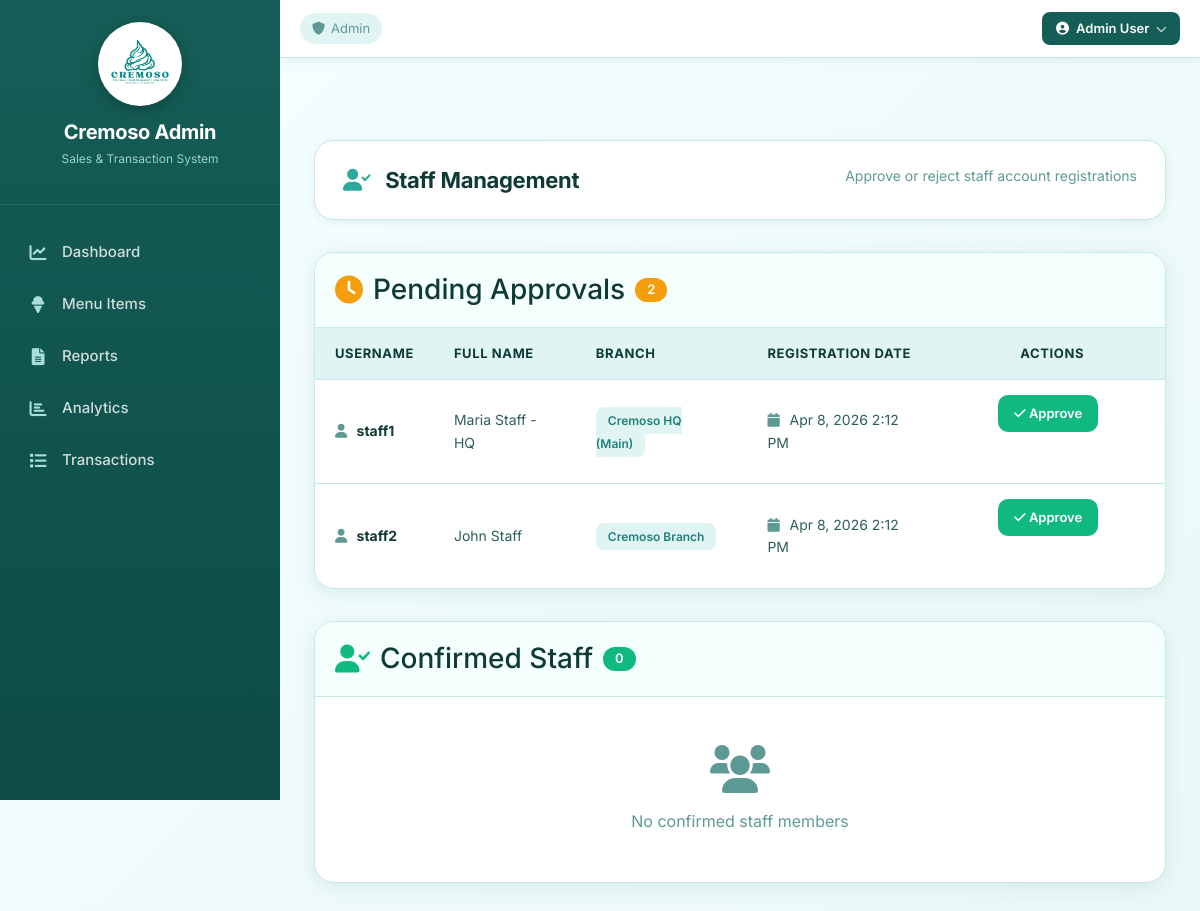
Before: /admin/staff_management.php (signed in) with the older database file.
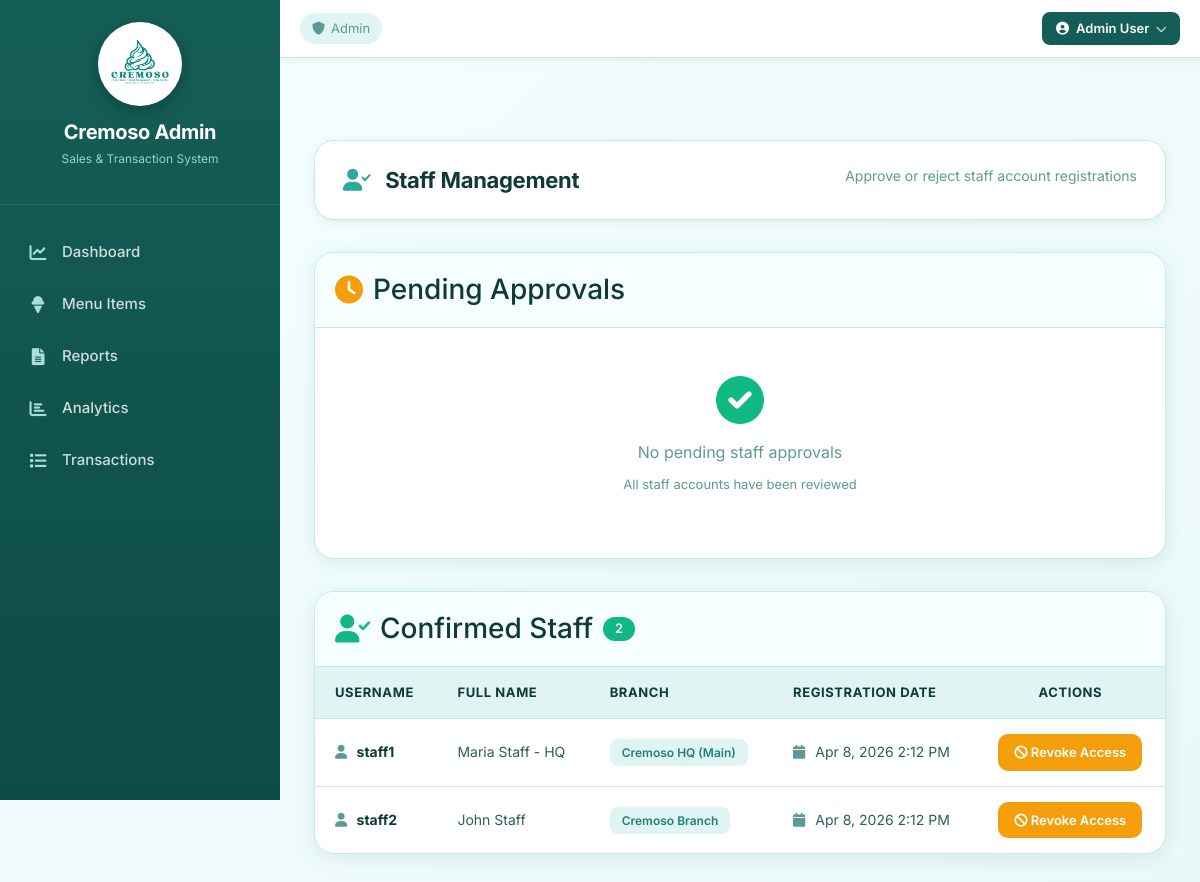
After: the same page with the newer database file.
### tables this page shows
CREATE TABLE IF NOT EXISTS users (
    user_id INT PRIMARY KEY AUTO_INCREMENT,
    username VARCHAR(50) UNIQUE NOT NULL,
    fullname VARCHAR(100) NOT NULL,
    password VARCHAR(255) NOT NULL,
    role ENUM('admin','staff') NOT NULL,
    branch_id INT NULL,
    is_confirmed BOOLEAN DEFAULT FALSE COMMENT 'Staff accounts need admin approval',
    is_active BOOLEAN DEFAULT TRUE,
    created_at TIMESTAMP DEFAULT CURRENT_TIMESTAMP,
    FOREIGN KEY (branch_id) REFERENCES branches(branch_id) ON DELETE SET NULL
);

CREATE TABLE IF NOT EXISTS branches (
    branch_id INT PRIMARY KEY AUTO_INCREMENT,
    branch_name VARCHAR(100) NOT NULL,
    location VARCHAR(255) NOT NULL,
    is_active BOOLEAN DEFAULT TRUE,
    created_at TIMESTAMP DEFAULT CURRENT_TIMESTAMP
);

### admin/staff_management.php (the view, shortened to what the changed rows need)
<?php
global $pdo;
$pendingStmt = $pdo->prepare("
    SELECT u.user_id, u.username, u.fullname, u.created_at, b.branch_name
    FROM users u
    LEFT JOIN branches b ON u.branch_id = b.branch_id
    WHERE u.role = 'staff' AND u.is_confirmed = FALSE
    ORDER BY u.created_at DESC
");
$pendingStmt->execute();
$pendingStaff = $pendingStmt->fetchAll();
$confirmedStmt = $pdo->prepare("
    SELECT u.user_id, u.username, u.fullname, u.created_at, b.branch_name
    FROM users u
    LEFT JOIN branches b ON u.branch_id = b.branch_id
    WHERE u.role = 'staff' AND u.is_confirmed = TRUE
    ORDER BY u.created_at DESC
");
$confirmedStmt->execute();
$confirmedStaff = $confirmedStmt->fetchAll();
?>
<?php include __DIR__ . '/../includes/header.php'; ?>
<div class="main-content">
    <div class="page-header">
        <h1><i class="fas fa-user-check"></i> Staff Management</h1>
    </div>
    <div class="data-table" style="margin-bottom: 32px;">
        <div style="padding: 20px; border-bottom: 1px solid var(--border); background: var(--surface);">
            <h3 style="color: var(--text-dark); margin: 0; display: flex; align-items: center; gap: 10px;">
                <i class="fas fa-clock" style="color: var(--warning);"></i>
                Pending Approvals
                <?php if (count($pendingStaff) > 0): ?>
                <span class="badge-warning" style="font-size: 13px; padding: 4px 12px; border-radius: 20px; background: var(--warning); color: white; font-weight: 600;">
                    <?= count($pendingStaff) ?>
                </span>
                <?php endif; ?>
            </h3>
        </div>
        <?php if (count($pendingStaff) > 0): ?>
        <table>
            <thead>
                <tr>
                    <th>Username</th>
                    <th>Full Name</th>
                    <th>Branch</th>
                    <th>Registration Date</th>
                    <th style="text-align: center;">Actions</th>
                </tr>
            </thead>
            <tbody>
                <?php foreach ($pendingStaff as $staff): ?>
                <tr>
                    <td>
                        <strong style="color: var(--text-dark);">
                            <i class="fas fa-user" style="color: var(--text-muted); margin-right: 6px;"></i>
                            <?= htmlspecialchars($staff['username']) ?>
                        </strong>
                    </td>
                    <td><?= htmlspecialchars($staff['fullname']) ?></td>
                    <td>
                        <span class="badge-info">
                            <?= htmlspecialchars($staff['branch_name']) ?>
                        </span>
                    </td>
                    <td>
                        <i class="fas fa-calendar" style="color: var(--text-muted); margin-right: 6px;"></i>
                        <?= date('M j, Y g:i A', strtotime($staff['created_at'])) ?>
                    </td>
                    <td style="text-align: center;">
                        <form method="POST" style="display: inline-block; margin-right: 8px;">
                            <button type="submit" name="confirm_staff" class="btn-success"
                                    onclick="return confirm('Confirm this staff account?')"
                                    style="padding: 8px 16px; font-size: 13px;">
                                <i class="fas fa-check"></i> Approve
                            </button>
                        </form>
                        <form method="POST" style="display: inline-block;">
                            <button type="submit" name="reject_staff" class="btn-danger"
                                    onclick="return confirm('Reject and delete this staff account? This action cannot be undone.')"
                                    style="padding: 8px 16px; font-size: 13px;">
                                <i class="fas fa-times"></i> Reject
                            </button>
                        </form>
                    </td>
                </tr>
                <?php endforeach; ?>
            </tbody>
        </table>
        <?php else: ?>
        <div style="padding: 48px 20px; text-align: center; color: var(--text-muted);">
            <i class="fas fa-check-circle" style="font-size: 48px; color: var(--success); margin-bottom: 16px;"></i>
            <p style="font-size: 16px; margin: 0;">No pending staff approvals</p>
            <p style="font-size: 13px; margin-top: 8px;">All staff accounts have been reviewed</p>
        </div>
        <?php endif; ?>
    </div>
    <div class="data-table">
        <div style="padding: 20px; border-bottom: 1px solid var(--border); background: var(--surface);">
            <h3 style="color: var(--text-dark); margin: 0; display: flex; align-items: center; gap: 10px;">
                <i class="fas fa-user-check" style="color: var(--success);"></i>
                Confirmed Staff
                <span class="badge-success" style="font-size: 13px; padding: 4px 12px; border-radius: 20px; background: var(--success); color: white; font-weight: 600;">
                    <?= count($confirmedStaff) ?>
                </span>
            </h3>
        </div>
        <?php if (count($confirmedStaff) > 0): ?>
        <table>
            <thead>
                <tr>
                    <th>Username</th>
                    <th>Full Name</th>
                    <th>Branch</th>
                    <th>Registration Date</th>
                    <th style="text-align: center;">Actions</th>
                </tr>
            </thead>
            <tbody>
                <?php foreach ($confirmedStaff as $staff): ?>
                <tr>
                    <td>
                        <strong style="color: var(--text-dark);">
                            <i class="fas fa-user" style="color: var(--text-muted); margin-right: 6px;"></i>
                            <?= htmlspecialchars($staff['username']) ?>
                        </strong>
                    </td>
                    <td><?= htmlspecialchars($staff['fullname']) ?></td>
                    <td>
                        <span class="badge-info">
                            <?= htmlspecialchars($staff['branch_name']) ?>
                        </span>
                    </td>
                    <td>
                        <i class="fas fa-calendar" style="color: var(--text-muted); margin-right: 6px;"></i>
                        <?= date('M j, Y g:i A', strtotime($staff['created_at'])) ?>
                    </td>
                    <td style="text-align: center;">
                        <form method="POST" style="display: inline-block;">
                            <button type="submit" name="revoke_staff" class="btn-warning"
                                    onclick="return confirm('Revoke access for this staff member? They will not be able to log in until re-approved.')"
                                    style="padding: 8px 16px; font-size: 13px;">
                                <i class="fas fa-ban"></i> Revoke Access
                            </button>
                        </form>
                    </td>
                </tr>
                <?php endforeach; ?>
            </tbody>
        </table>
        <?php else: ?>
        <div style="padding: 48px 20px; text-align: center; color: var(--text-muted);">
            <i class="fas fa-users" style="font-size: 48px; color: var(--text-muted); margin-bottom: 16px;"></i>
            <p style="font-size: 16px; margin: 0;">No confirmed staff members</p>
        </div>
        <?php endif; ?>
    </div>
</div>
<?php include __DIR__ . '/../includes/footer.php'; ?>

Changed rows visible on the page:
changed users "staff1": moves from the list under "Pending Approvals 2" to the list under "Confirmed Staff 2"
changed users "staff2": moves from the list under "Pending Approvals 2" to the list under "Confirmed Staff 2"
Other visible differences:
count($confirmedStaff): "0" → "2"
count($pendingStaff): "2" → (not shown)
text no longer shown: "No confirmed staff members"
text now shown: "No pending staff approvals All staff accounts have been reviewed"
